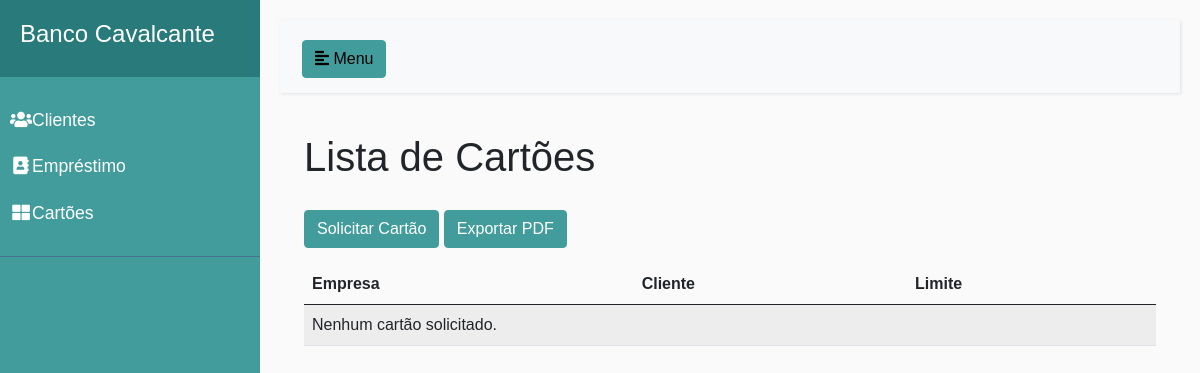
The app's page /banco/cartoes, older data.
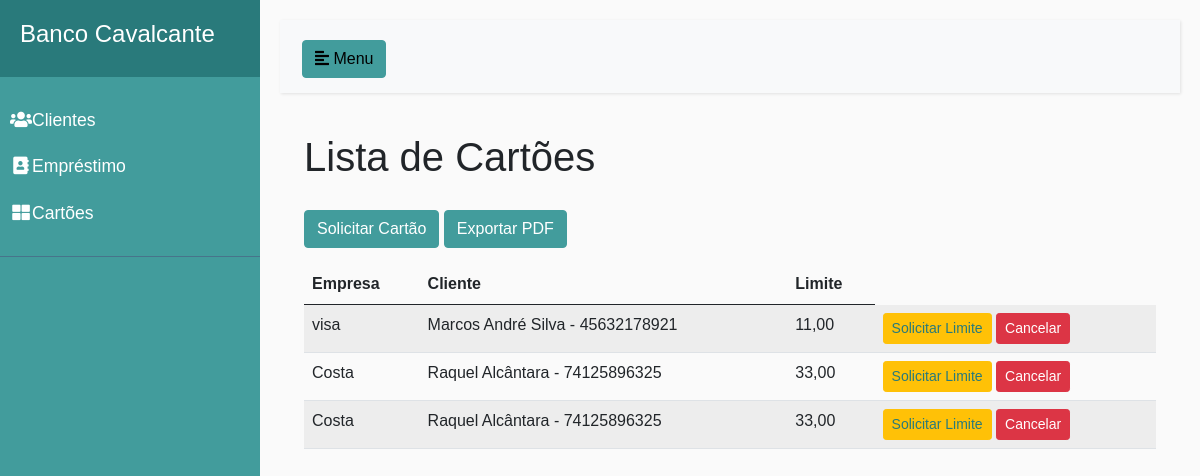
The same page, newer data.
### banco/models.py (models this page shows, shortened)
class Cartao(models.Model):
    empresa_responsavel = models.TextField()
    cliente = models.ForeignKey(Cliente, on_delete=models.CASCADE)
    limite = models.DecimalField(max_digits=4, decimal_places=2)

class Cliente(models.Model):
    nome = models.CharField(max_length=100)
    cpf = models.CharField(max_length=15, unique=True)
    def __str__(self):
        return self.nome+ ' - ' +self.cpf

### banco/views.py (the view)
# urls.py: path('cartoes', views.listar_cartoes, name='listar_cartoes'),
def listar_cartoes(request):
    cartoes = Cartao.objects.all()
    return render(request, 'cartoes/listar_cartoes.html', {'cartoes': cartoes})

### banco/templates/cartoes/listar_cartoes.html (shortened to what this page needs)
{% extends "base.html" %}
{% load static %}
{% block 'dashboard' %}
<h1 class="my-4">Lista de Cartões</h1>
<a href="{% url 'solicitar_cartao' %}" class="btn colorprimarybtn2 mb-3">Solicitar Cartão</a>
<a href="{% url 'exportar_cartoes_pdf' %}" target="_blank" class="btn colorprimarybtn2 mb-3">Exportar PDF</a>
<table class="table table-striped">
  <thead>
    <tr>
      <th>Empresa</th>
      <th>Cliente</th>
      <th>Limite</th>
    </tr>
  </thead>
  <tbody>
    {% for cartao in cartoes %}
    <tr>
      <td>{{ cartao.empresa_responsavel }}</td>
      <td>{{ cartao.cliente }}</td>
      <td>{{ cartao.limite }}</td>
      <td>
        <a href="{% url 'solicitar_limite' cartao.id %}" class="btn btn-sm btn-warning">Solicitar Limite</a>
        <form action="{% url 'cancelar_cartao' cartao.id %}" method="POST" style="display:inline;">
            <button type="submit" class="btn btn-sm btn-danger" onclick="return confirm('Tem certeza que deseja cancelar este cartão?');">Cancelar</button>
        </form>
      </td>
    </tr>
    {% empty %}
    <tr>
      <td colspan="3">Nenhum cartão solicitado.</td>
    </tr>
    {% endfor %}
  </tbody>
</table>
{% endblock %}

### templates/base.html (shortened to what this page needs)
{% load static %}
<!doctype html>
<html lang="pt-BR">
  <head>
    <link href="https://cdn.jsdelivr.net/npm/bootstrap@5.0.2/dist/css/bootstrap.min.css" rel="stylesheet">
    <link rel="stylesheet" href="{% static 'css/base.css' %}">
    <link rel="stylesheet" href="https://use.fontawesome.com/releases/v5.7.0/css/all.css">
  </head>
  <body>
<div class="wrapper">
  <nav id="sidebar" >
      <div class="sidebar-header">
         <a href="" class="menulink"> <h4>Banco Cavalcante</h4> </a>
      </div>
      <ul class="list-unstyled components" class="menulink">
        <li>
            <a href="{% url 'listar_clientes' %}" class="menulink" ><i class="fa fa-users fa-fw"></i>Clientes</a>
        </li>
        <li>
            <a href="{% url 'listar_emprestimo' %}" class="menulink" ><i class="fa fa-address-book fa-fw"></i>Empréstimo</a>
        </li>
        <li>
            <a href="{% url 'listar_cartoes' %}" class="menulink" ><i class="fa fa-th-large fa-fw"></i>Cartões</a>
        </li>
    </ul>
     <ul class="list-unstyled  sairmenubtn color-principal-escura">
      </ul>
  </nav>
  <div id="content">
      <nav class="navbar navbar-expand-lg navbar-light bg-light">
          <div class="container-fluid">
              <button type="button" id="sidebarCollapse" class="btn btn-primary colorprimarybtn">
                  <i class="fas fa-align-left"></i>
                  <span >Menu</span>
              </button>
          </div>
      </nav>
    <div class="content container-fluid">
        <div class="container-fluid">
          {% block 'dashboard'%}
          {% endblock %}
        </div>
    </div>
  </div>
</div>
</body>
</html>

### templates/static/CSS/base.css (style rules this page uses)
:root { --colorbasic: #297a7b; --colorbasic2: #429c9c; --colortext: #FFF; --colortext-menu: #FFF; }
.colorprimarybtn { background-color: var(--colorbasic2); border-color: var(--colorbasic2) !important; color: #000; margin-top: 5px; margin-right: 5px; }
.colorprimarybtn2 { background-color: var(--colorbasic2); border-color: var(--colorbasic2) !important; color: var(--colortext); margin-top: 5px; }
a.colorprimarybtn2:link, a.colorprimarybtn2:visited { text-decoration: none; color: var(--colortext); }
body { font-family: 'Poppins', sans-serif; background: #fafafa; }
a, a:hover, a:focus { color: inherit; text-decoration: none; transition: all 0.3s; }
a:link, a:visited { text-decoration: none; color: var(--colorbasic); }
a.menulink:link, a.menulink:visited { text-decoration: none; color: var(--colortext-menu); }
.navbar { padding: 15px 10px; background: #fff; border: none; border-radius: 0; margin-bottom: 40px; box-shadow: 1px 1px 3px rgba(0, 0, 0, 0.1); }
.wrapper { display: flex; width: 100%; align-items: stretch; }
#sidebar { min-width: 260px; max-width: 260px; background: var(--colorbasic2); color: var(--colortext); transition: all 0.3s; }
#sidebar .sidebar-header { padding: 20px; background: var(--colorbasic); }
#sidebar ul.components { padding: 20px 0; border-bottom: 1px solid #47748b; }
#sidebar ul li a { padding: 10px; font-size: 1.1em; display: block; }
.sairmenubtn { padding: 10px; margin-bottom: 50px; }
#content { width: 100%; padding: 20px; min-height: 100vh; transition: all 0.3s; }

Row changes from the older to the newer data that the page shows:
added Cartao: empresa_responsavel "visa", cliente "Marcos André Silva - 45632178921", limite "11,00"
added Cartao: empresa_responsavel "Costa", cliente "Raquel Alcântara - 74125896325", limite "33,00"
added Cartao: empresa_responsavel "Costa", cliente "Raquel Alcântara - 74125896325", limite "33,00"
Text that changed along with them:
text no longer shown: "Nenhum cartão solicitado."
